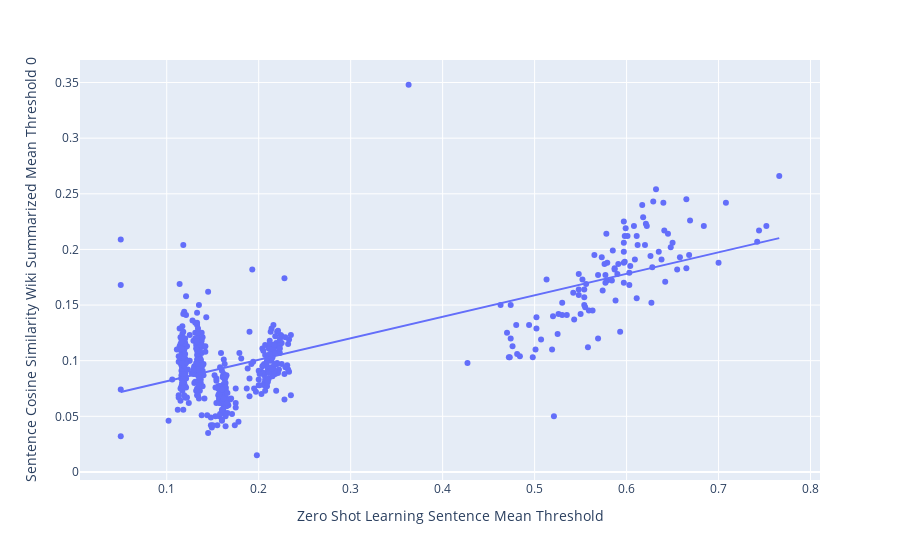

Notebook cell for this chart:
### Markdown cell above
Regressionsanalyse Sentence-BERT satzweise vs Zero Shot Learning satzweise

### Code cell
fig = px.scatter(result_normal, x="Zero Shot Learning Sentence Mean Threshold", y="Sentence Cosine Similarity Wiki Summarized Mean Threshold 0", trendline="ols")
fig.show()
results = px.get_trendline_results(fig)
print(results)
results.px_fit_results.iloc[0].summary()

### Figure 1 — Plotly figure (JSON) as saved in the notebook; plotly's stock layout.template omitted (floating-point values rounded to 4 significant figures; data arrays with more than 128 entries replaced by an {"elided": "..."} marker saying what was removed)
{"data": [{"hovertemplate": "Zero Shot Learning Sentence Mean Threshold=%{x}<br>Sentence Cosine Similarity Wiki Summarized Mean Threshold 0=%{y}<extra></extra>", "legendgroup": "", "marker": {"color": "#636efa", "symbol": "circle"}, "mode": "markers", "name": "", "orientation": "v", "showlegend": false, "type": "scatter", "x": {"elided": "545 float values"}, "xaxis": "x", "y": {"elided": "545 float values"}, "yaxis": "y"}, {"hovertemplate": "<b>OLS trendline</b><br>Sentence Cosine Similarity Wiki Summarized Mean Threshold 0 = 0.193232 * Zero Shot Learning Sentence Mean Threshold + 0.0621125<br>R<sup>2</sup>=0.576320<br><br>Zero Shot Learning Sentence Mean Threshold=%{x}<br>Sentence Cosine Similarity Wiki Summarized Mean Threshold 0=%{y} <b>(trend)</b><extra></extra>", "legendgroup": "", "marker": {"color": "#636efa", "symbol": "circle"}, "mode": "lines", "name": "", "showlegend": false, "type": "scatter", "x": {"elided": "545 float values"}, "xaxis": "x", "y": {"elided": "545 float values"}, "yaxis": "y"}], "layout": {"legend": {"tracegroupgap": 0}, "margin": {"t": 60}, "xaxis": {"anchor": "y", "domain": [0, 1], "title": {"text": "Zero Shot Learning Sentence Mean Threshold"}}, "yaxis": {"anchor": "x", "domain": [0, 1], "title": {"text": "Sentence Cosine Similarity Wiki Summarized Mean Threshold 0"}}}}
